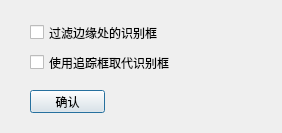
<?xml version="1.0" encoding="UTF-8"?>
<ui version="4.0">
 <class>Dialog</class>
 <widget class="QDialog" name="Dialog">
  <property name="geometry">
   <rect>
    <x>0</x>
    <y>0</y>
    <width>282</width>
    <height>133</height>
   </rect>
  </property>
  <property name="font">
   <font>
    <family>微软雅黑</family>
   </font>
  </property>
  <property name="windowTitle">
   <string>设置</string>
  </property>
  <widget class="QPushButton" name="pushButton">
   <property name="geometry">
    <rect>
     <x>30</x>
     <y>90</y>
     <width>75</width>
     <height>23</height>
    </rect>
   </property>
   <property name="text">
    <string>确认</string>
   </property>
  </widget>
  <widget class="QCheckBox" name="checkBox">
   <property name="geometry">
    <rect>
     <x>30</x>
     <y>20</y>
     <width>200</width>
     <height>25</height>
    </rect>
   </property>
   <property name="text">
    <string>过滤边缘处的识别框</string>
   </property>
  </widget>
  <widget class="QCheckBox" name="checkBox_2">
   <property name="geometry">
    <rect>
     <x>30</x>
     <y>50</y>
     <width>200</width>
     <height>25</height>
    </rect>
   </property>
   <property name="text">
    <string>使用追踪框取代识别框</string>
   </property>
  </widget>
 </widget>
 <resources/>
 <connections/>
</ui>
